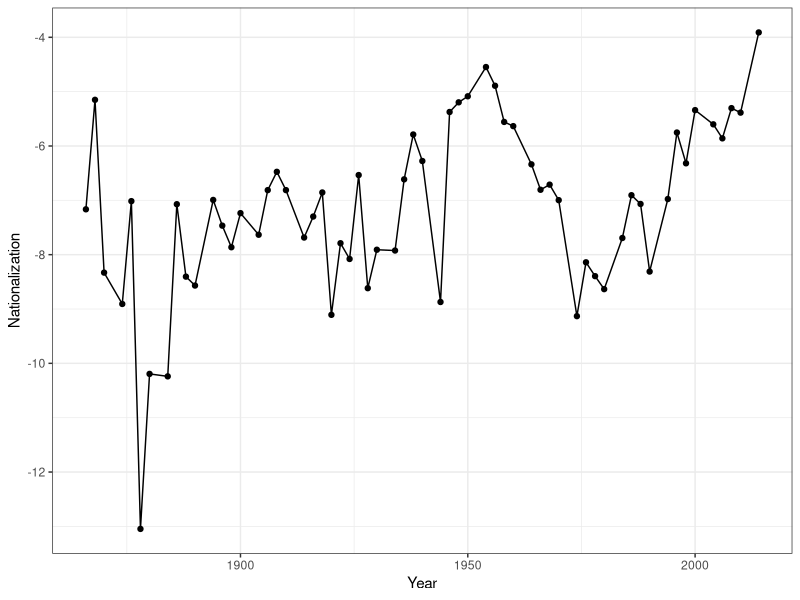
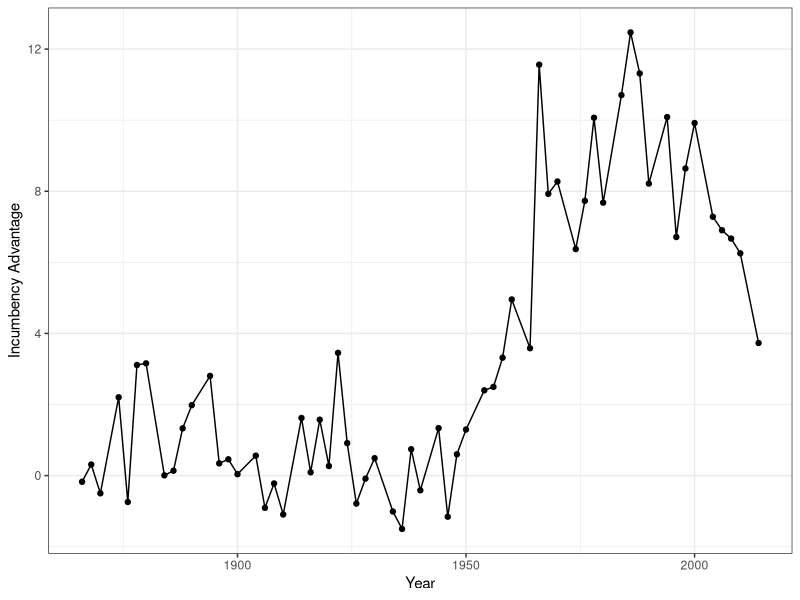
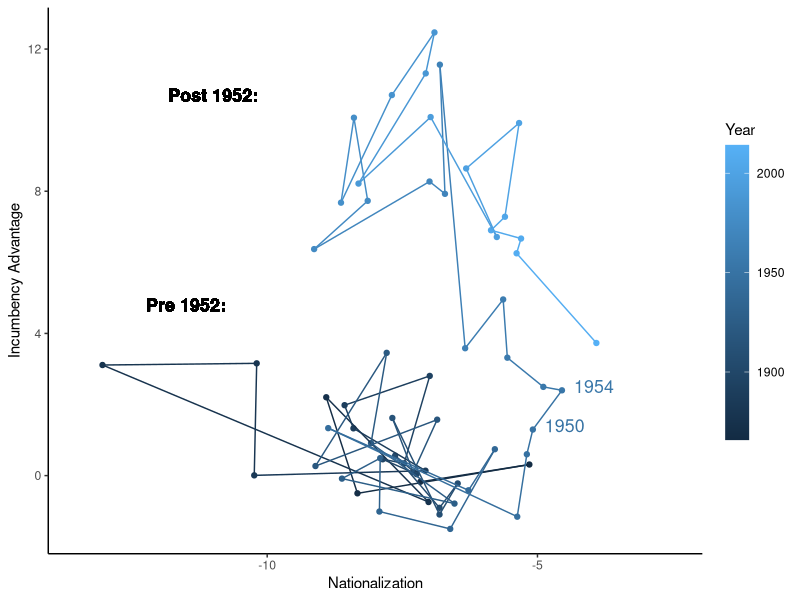
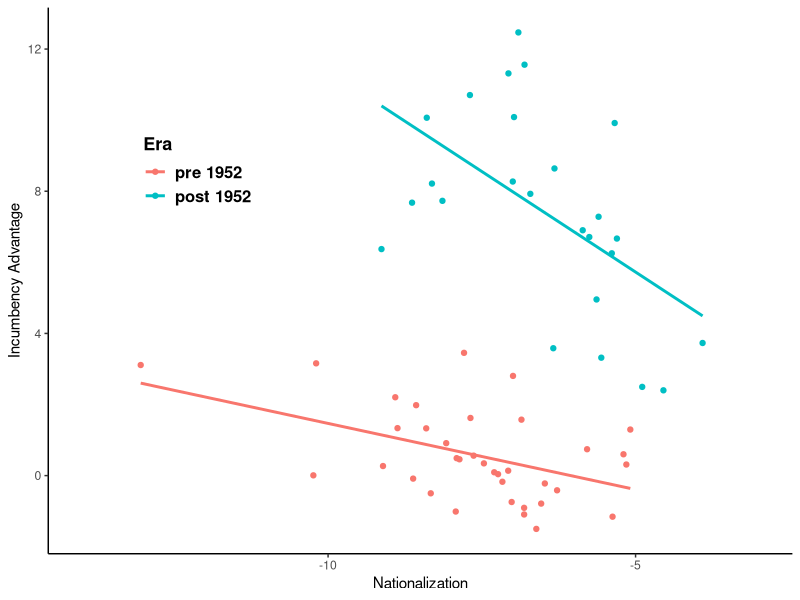

Here is the R script that generated these plots, in order:
## ---- chunk 1
library(dplyr)
library(ggplot2)
library(grDevices)
library(grid)
library(tidyr) 
library(broom)

rm(list=ls())
## ---- chunk 2
cq_data <- read.csv("cq_data.csv")

head(cq_data)

dim(cq_data)
## ---- chunk 3
# 1 Write a function called nationalization that takes two vectors called "dv" and "dvp, and returns a single number that corresponds to the measure "nationalization" in the paper by LeVeck and Nail. Make sure to handle NA's. You don't have to worry about the fact that the measure is computed for a specific year, that's handled later. You can just assume all dv and dvp observations come from one year.
nationalization <- function(dv, dvp){
  vote_swing = dv - dvp
  sd_vote_swing = sd(vote_swing, na.rm = T) 
  nationalization <- -1 * sd_vote_swing
  return(nationalization)   
}
## ---- chunk 4
# 2 Calculate nationalization measure by year
swing_variance <- cq_data %>%
  filter(inc3 != 0) %>%
  group_by(year) %>%
  summarise(nationalization = nationalization(dv, dvp)) %>%
  ungroup()
## ---- chunk 5
# Calculate correlation between Gary J' measure and our measure of nationalization

# load gary j's data 
gary_j_data <- read.csv("gary_j_data.csv")

# Make a dataset with both our measure and gary J's measure of nationalization for every year.
measure_comparison <- gary_j_data %>%
  filter(year >= 1954) %>%
  group_by(year) %>%
  summarise(nationalization1 = nationalization(dv, dvp), # our measure
            nationalization2 = cor(dv,dpres, use = "pairwise.complete.obs") # garyj's measure
            )

cor(measure_comparison$nationalization1, measure_comparison$nationalization2)
## ---- chunk 6
# 3 compare the pearson correlation between our measure and gary j's nationalization measure
cor_comparison <- cor.test(measure_comparison$nationalization1, measure_comparison$nationalization2, method = "pearson")
cor_comparison$estimate
cor_comparison$p.value

# Since the p-value is 2.386e-06, we can reject the null hypothesis that true correlation between our measure and gary j's nationalization measure is equal to 0. 
# In other words, our measurement is highly correlated (0.79) with Gary J's measurement statistically (p < 0.001).
## ---- chunk 7
b_incumbency_adv <- cq_data %>%
  group_by(year) %>% 
  do(., tidy(lm(dv ~ dvp + ptynow + inc3, data = . ))) %>% 
  filter(term == "inc3") %>%
  ungroup() %>% 
  left_join(., swing_variance, by="year") %>% # join to nationalization measure
  mutate(post_1952 = as.numeric(year > 1952)) # dummy for whether the year is after
# 1952

# Add in markers for 1950 and 1954
# This will be used in figure 1c
b_incumbency_adv$marker_break <- NA
b_incumbency_adv$marker_break[b_incumbency_adv$year==1950] <- 1950
b_incumbency_adv$marker_break[b_incumbency_adv$year==1954] <- 1954
## ---- chunk 8
# plot nationalization over time 
# this is all done for you, but you can try to learn about making graphics from this code might be useful in the future?
nationalization_year_plot <- ggplot(data = swing_variance, 
                                    aes(x= year, 
                                        y= nationalization)) +
  geom_line() +
  geom_point() +
  theme_bw() + ylab("Nationalization") + xlab("Year")

# 4 run the line below to make sure that you get a similar graph to 1a
# it won't have standard error bars like the main paper. 5pts extra credit if you can get those by bootstrapping your nationalization measure in every year



nationalization_year_plot
## ---- chunk 9
# plot incumbency advantage over time
incumbency_adv_year_plot <- ggplot(data=b_incumbency_adv, 
                                   aes(x=year, y=estimate)) +
  geom_line() +
  geom_point() +
  theme_bw() + ylab("Incumbency Advantage") + xlab("Year")

# 5 run the line below to make sure that you get a similar graph to 1b
incumbency_adv_year_plot
## ---- chunk 10
# 6a Find the pearson correlation between nationalization and the incumbency advantage by era (pre 1952 and post 1952) using the b_incumbency_adv data
pre1952_cor <- cor.test(b_incumbency_adv$nationalization[b_incumbency_adv$post_1952==0], b_incumbency_adv$estimate[b_incumbency_adv$post_1952==0], method = "pearson")
pre1952_cor$estimate

post1952_cor <- cor.test(b_incumbency_adv$nationalization[b_incumbency_adv$post_1952==1], b_incumbency_adv$estimate[b_incumbency_adv$post_1952==1], method = "pearson")
post1952_cor$estimate

# 6b Find the spearman correlation between nationalization and the incumbency advantage by era (pre 1952 and post 1952) using the b_incumbency_adv data
pre1952_cor <- cor.test(b_incumbency_adv$nationalization[b_incumbency_adv$post_1952==0], b_incumbency_adv$estimate[b_incumbency_adv$post_1952==0], method = "spearman")
pre1952_cor$estimate

post1952_cor <- cor.test(b_incumbency_adv$nationalization[b_incumbency_adv$post_1952==1], b_incumbency_adv$estimate[b_incumbency_adv$post_1952==1], method = "spearman")
post1952_cor$estimate
## ---- chunk 11
# Plot relationship between nationalization and the incumbency advantage
nationalization_incumbency_path_plot <- ggplot(data = b_incumbency_adv, 
                                               aes(x = nationalization, 
                                                   y = estimate)) + 
  geom_point(aes(colour = year)) +
  geom_path(aes(color = year)) +
  geom_text(size = 4.5, aes(color = year, label = marker_break, hjust = -.3, vjust = .2)) +
  geom_text(label = "Post 1952:",
            x=-11, y=10.7, size=4.5, fontface="bold") +
  geom_text(label= "Pre 1952:",
            x=-11.5, y=4.8, size=4.5,fontface="bold") +
  theme_classic() + 
  xlab("Nationalization") + 
  ylab("Incumbency Advantage") +
  scale_color_continuous(name = "Year") +
  xlim(c(-13.5,-2.5)) +
  theme(legend.key.height = unit(1.5, "cm"),
        legend.title.align = 0)

# 7 run the line below to make sure you get a similar plot to panel 1c
# This will look slightly different than plot 1c, which is a scatter plot
# This is a path diagram, which connects points in temporal order
nationalization_incumbency_path_plot
## ---- chunk 12
nationalization_incumbency_point_plot <- ggplot(data = b_incumbency_adv, 
                                               aes(x = nationalization, 
                                                   y = estimate)) + 
  geom_point(aes(colour = factor(post_1952))) +
  geom_smooth(aes(colour = factor(post_1952)), method = "lm", se=FALSE, formula = y ~ x) +
  scale_color_discrete(labels = c("pre 1952", "post 1952")) +
  scale_x_continuous(limits = c(-14, -3), breaks = seq(-10, -5, 5)) +
  labs(color = "Era") +
  xlab("Nationalization") + 
  ylab("Incumbency Advantage") +
  theme(
    panel.background = element_rect(fill = "transparent", colour = NA),
    panel.border = element_blank(),
    panel.grid = element_blank(),
    axis.line = element_line(colour = "black"),
    legend.key = element_rect(fill = "transparent"),
    legend.text = element_text(face = "bold", size = 12),
    legend.title = element_text(face = "bold", size = 13),
    legend.position = c(.2, .7))

nationalization_incumbency_point_plot
## ---- chunk 13
set.seed(1234)

income <- sample(1:100, 100, replace = T)

mincome <- mean(income)
mincome

varincome <- var(income)
varincome

income_1000 <- income * 1000

mincome_1000 <- mean(income_1000)
mincome_1000

varincome_1000 <- var(income_1000)
varincome_1000

mincome_1000 / mincome
varincome_1000 /varincome
## ---- chunk 14
m_treat_turnout <- 380 / 1000

m_control_turnout <- 302 / 1000

ate <- m_treat_turnout - m_control_turnout

var_treat_turnout <- ((380 * ((1 - m_treat_turnout) ^ 2)) + ((1000 - 380) * ((0 - m_treat_turnout) ^ 2))) / 1000

var_control_turnout <- ((302 * ((1 - m_control_turnout) ^ 2)) + ((1000 - 302) * ((0 - m_control_turnout) ^ 2))) / 1000

sd_ate <- sqrt(var_treat_turnout/1000 + var_control_turnout/1000)

sd_ate
## ---- chunk 15
ate - qnorm(1 - 0.1 / 2) * sd_ate 

ate + qnorm(1 - 0.1 / 2) * sd_ate
## ---- chunk 16
ate - qnorm(1 - 0.05 / 2) * sd_ate 

ate + qnorm(1 - 0.05 / 2) * sd_ate
## ---- chunk 17
set.seed(1234)

sample_contact <- c(1, 0)

event_probs_contact <- c(0.76, 0.24)

contact <- function(){
  sample(
    size = 1,
    x = sample_contact,
    prob = event_probs_contact,
    replace = TRUE
  )
}

nsims <- 100000

contact_sims <- vector(mode = 'numeric', length = nsims)

for(i in 1:nsims){
  contact_sims[i] <- contact()
}

mean(contact_sims)
## ---- chunk 18
0.76 * 0.76

set.seed(1234)

nsims <- 100000

contact_sims_1 <- vector(mode = 'numeric', length = nsims)

contact_sims_2 <- vector(mode = 'numeric', length = nsims)

count <- 0

for(i in 1:nsims){
  contact_sims_1[i] <- contact()
  
  contact_sims_2[i] <- contact()
  
  if(contact_sims_1[i] == 1 & contact_sims_2[i] == 1) {
    count <- count + 1
  }
}

prob <- count / nsims

prob
## ---- chunk 19
1 - (1 - 0.76) ^ 5

set.seed(1234)

nsims <- 100000

contact_sims_1 <- vector(mode = 'numeric', length = nsims)

contact_sims_2 <- vector(mode = 'numeric', length = nsims)

contact_sims_3 <- vector(mode = 'numeric', length = nsims)

contact_sims_4 <- vector(mode = 'numeric', length = nsims)

contact_sims_5 <- vector(mode = 'numeric', length = nsims)

count <- 0

for(i in 1:nsims){
  contact_sims_1[i] <- contact()
  
  contact_sims_2[i] <- contact()
  
  contact_sims_3[i] <- contact()
    
  contact_sims_4[i] <- contact()
      
  contact_sims_5[i] <- contact()
  
  if(contact_sims_1[i] == 0 & 
     contact_sims_2[i] == 0 & 
     contact_sims_3[i] == 0 & 
     contact_sims_4[i] == 0 & 
     contact_sims_5[i] == 0
     ) {
    count <- count + 1
  }
}

prob <- 1- count / nsims

prob
## ---- chunk 20
elections_i <- 1:10

incumbent_i <- c(.359, .511, .467, .643, .521, .671, .491, .228, .905, .503)

chanllenger_i <- c(0.641, 0.489, 0.533, 0.357, 0.479, 0.329, 0.509, 0.772, 0.095, 0.497)

vote_share_data <- data.frame(elections_i, incumbent_i, chanllenger_i)

t.test(vote_share_data$incumbent_i, vote_share_data$chanllenger_i, alternative = "two.sided")
